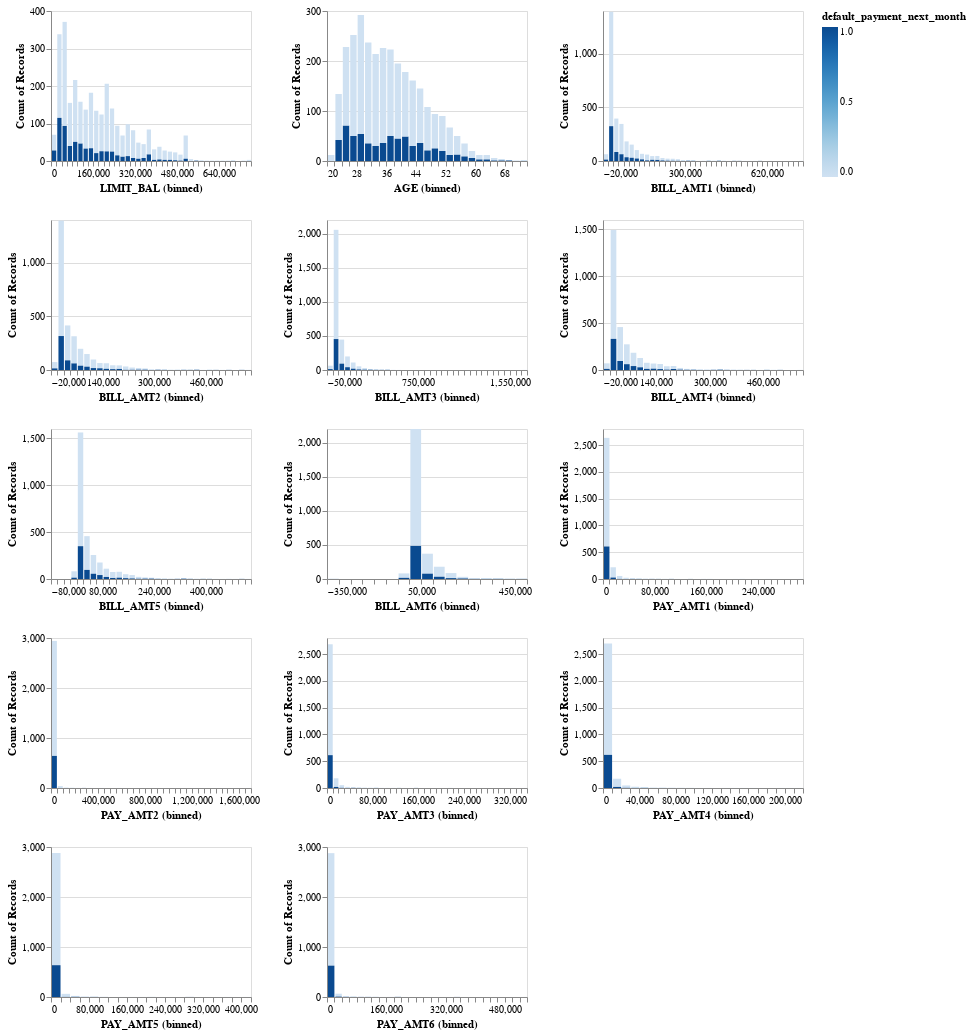

Notebook code for this chart:
### Markdown cell above
As shown below, for each feature there is no overlap between the  two target classes (this may due to the imbanlence class distriburion). Hoever, we can clearly see that both class have a approximately the same shape. For example, the distibution of 'AGE' for both classes is right-skewness. Moreover, in fact most of our numeric features are right-skewness. We may need to consider that when fit the model.

### Code cell
num_cols = ["LIMIT_BAL", "AGE", "BILL_AMT1", "BILL_AMT2", "BILL_AMT3", "BILL_AMT4", 
            "BILL_AMT5", "BILL_AMT6", "PAY_AMT1",  "PAY_AMT2",  "PAY_AMT3", 
            "PAY_AMT4","PAY_AMT5", "PAY_AMT6"]

alt.Chart(train_df).mark_bar().encode(
     alt.X(alt.repeat(), type='quantitative', bin=alt.Bin(maxbins=40)),
     y='count()',
     color='default_payment_next_month'
).properties(
    width=200,
    height=150
).repeat(
    num_cols,
    columns=3
)

### Figure 1 — Vega-Lite specification as saved in the notebook (floating-point values rounded to 4 significant figures; data arrays with more than 128 entries replaced by an {"elided": "..."} marker saying what was removed)
{"$schema": "https://vega.github.io/schema/vega-lite/v4.17.0.json", "columns": 3, "config": {"view": {"continuousHeight": 300, "continuousWidth": 400}}, "datasets": {"data-8ed934a55647d5712707548086e26729": {"elided": "3000 records"}}, "repeat": ["LIMIT_BAL", "AGE", "BILL_AMT1", "BILL_AMT2", "BILL_AMT3", "BILL_AMT4", "BILL_AMT5", "BILL_AMT6", "PAY_AMT1", "PAY_AMT2", "PAY_AMT3", "PAY_AMT4", "PAY_AMT5", "PAY_AMT6"], "spec": {"data": {"name": "data-8ed934a55647d5712707548086e26729"}, "encoding": {"color": {"field": "default_payment_next_month", "type": "quantitative"}, "x": {"bin": {"maxbins": 40}, "field": {"repeat": "repeat"}, "type": "quantitative"}, "y": {"aggregate": "count", "type": "quantitative"}}, "height": 150, "mark": "bar", "width": 200}}
